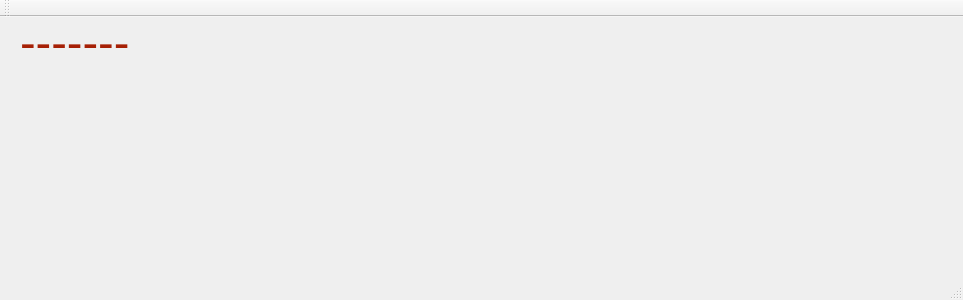
<?xml version="1.0" encoding="UTF-8"?>
<ui version="4.0">
 <class>MainWindow</class>
 <widget class="QMainWindow" name="MainWindow">
  <property name="geometry">
   <rect>
    <x>0</x>
    <y>0</y>
    <width>963</width>
    <height>300</height>
   </rect>
  </property>
  <property name="windowTitle">
   <string>MainWindow</string>
  </property>
  <widget class="QWidget" name="centralWidget">
   <widget class="QLabel" name="hellou">
    <property name="geometry">
     <rect>
      <x>20</x>
      <y>0</y>
      <width>921</width>
      <height>51</height>
     </rect>
    </property>
    <property name="baseSize">
     <size>
      <width>5</width>
      <height>5</height>
     </size>
    </property>
    <property name="palette">
     <palette>
      <active>
       <colorrole role="WindowText">
        <brush brushstyle="SolidPattern">
         <color alpha="255">
          <red>166</red>
          <green>32</green>
          <blue>5</blue>
         </color>
        </brush>
       </colorrole>
       <colorrole role="Text">
        <brush brushstyle="SolidPattern">
         <color alpha="255">
          <red>166</red>
          <green>32</green>
          <blue>5</blue>
         </color>
        </brush>
       </colorrole>
       <colorrole role="ButtonText">
        <brush brushstyle="SolidPattern">
         <color alpha="255">
          <red>166</red>
          <green>32</green>
          <blue>5</blue>
         </color>
        </brush>
       </colorrole>
       <colorrole role="LinkVisited">
        <brush brushstyle="SolidPattern">
         <color alpha="255">
          <red>166</red>
          <green>32</green>
          <blue>5</blue>
         </color>
        </brush>
       </colorrole>
      </active>
      <inactive>
       <colorrole role="WindowText">
        <brush brushstyle="SolidPattern">
         <color alpha="255">
          <red>166</red>
          <green>32</green>
          <blue>5</blue>
         </color>
        </brush>
       </colorrole>
       <colorrole role="Text">
        <brush brushstyle="SolidPattern">
         <color alpha="255">
          <red>166</red>
          <green>32</green>
          <blue>5</blue>
         </color>
        </brush>
       </colorrole>
       <colorrole role="ButtonText">
        <brush brushstyle="SolidPattern">
         <color alpha="255">
          <red>166</red>
          <green>32</green>
          <blue>5</blue>
         </color>
        </brush>
       </colorrole>
       <colorrole role="LinkVisited">
        <brush brushstyle="SolidPattern">
         <color alpha="255">
          <red>166</red>
          <green>32</green>
          <blue>5</blue>
         </color>
        </brush>
       </colorrole>
      </inactive>
      <disabled>
       <colorrole role="WindowText">
        <brush brushstyle="SolidPattern">
         <color alpha="255">
          <red>120</red>
          <green>120</green>
          <blue>120</blue>
         </color>
        </brush>
       </colorrole>
       <colorrole role="Text">
        <brush brushstyle="SolidPattern">
         <color alpha="255">
          <red>120</red>
          <green>120</green>
          <blue>120</blue>
         </color>
        </brush>
       </colorrole>
       <colorrole role="ButtonText">
        <brush brushstyle="SolidPattern">
         <color alpha="255">
          <red>120</red>
          <green>120</green>
          <blue>120</blue>
         </color>
        </brush>
       </colorrole>
       <colorrole role="LinkVisited">
        <brush brushstyle="SolidPattern">
         <color alpha="255">
          <red>166</red>
          <green>32</green>
          <blue>5</blue>
         </color>
        </brush>
       </colorrole>
      </disabled>
     </palette>
    </property>
    <property name="font">
     <font>
      <pointsize>35</pointsize>
     </font>
    </property>
    <property name="text">
     <string>-------</string>
    </property>
   </widget>
   <widget class="QLabel" name="timer">
    <property name="geometry">
     <rect>
      <x>810</x>
      <y>30</y>
      <width>91</width>
      <height>31</height>
     </rect>
    </property>
    <property name="palette">
     <palette>
      <active>
       <colorrole role="WindowText">
        <brush brushstyle="SolidPattern">
         <color alpha="255">
          <red>166</red>
          <green>32</green>
          <blue>5</blue>
         </color>
        </brush>
       </colorrole>
       <colorrole role="Text">
        <brush brushstyle="SolidPattern">
         <color alpha="255">
          <red>166</red>
          <green>32</green>
          <blue>5</blue>
         </color>
        </brush>
       </colorrole>
       <colorrole role="ButtonText">
        <brush brushstyle="SolidPattern">
         <color alpha="255">
          <red>166</red>
          <green>32</green>
          <blue>5</blue>
         </color>
        </brush>
       </colorrole>
      </active>
      <inactive>
       <colorrole role="WindowText">
        <brush brushstyle="SolidPattern">
         <color alpha="255">
          <red>166</red>
          <green>32</green>
          <blue>5</blue>
         </color>
        </brush>
       </colorrole>
       <colorrole role="Text">
        <brush brushstyle="SolidPattern">
         <color alpha="255">
          <red>166</red>
          <green>32</green>
          <blue>5</blue>
         </color>
        </brush>
       </colorrole>
       <colorrole role="ButtonText">
        <brush brushstyle="SolidPattern">
         <color alpha="255">
          <red>166</red>
          <green>32</green>
          <blue>5</blue>
         </color>
        </brush>
       </colorrole>
      </inactive>
      <disabled>
       <colorrole role="WindowText">
        <brush brushstyle="SolidPattern">
         <color alpha="255">
          <red>120</red>
          <green>120</green>
          <blue>120</blue>
         </color>
        </brush>
       </colorrole>
       <colorrole role="Text">
        <brush brushstyle="SolidPattern">
         <color alpha="255">
          <red>120</red>
          <green>120</green>
          <blue>120</blue>
         </color>
        </brush>
       </colorrole>
       <colorrole role="ButtonText">
        <brush brushstyle="SolidPattern">
         <color alpha="255">
          <red>120</red>
          <green>120</green>
          <blue>120</blue>
         </color>
        </brush>
       </colorrole>
      </disabled>
     </palette>
    </property>
    <property name="font">
     <font>
      <pointsize>25</pointsize>
     </font>
    </property>
    <property name="text">
     <string/>
    </property>
   </widget>
  </widget>
  <widget class="QMenuBar" name="menuBar">
   <property name="geometry">
    <rect>
     <x>0</x>
     <y>0</y>
     <width>963</width>
     <height>21</height>
    </rect>
   </property>
  </widget>
  <widget class="QToolBar" name="mainToolBar">
   <attribute name="toolBarArea">
    <enum>TopToolBarArea</enum>
   </attribute>
   <attribute name="toolBarBreak">
    <bool>false</bool>
   </attribute>
  </widget>
  <widget class="QStatusBar" name="statusBar"/>
 </widget>
 <layoutdefault spacing="6" margin="11"/>
 <resources/>
 <connections/>
</ui>
